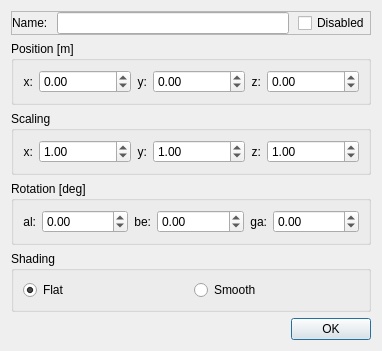
<?xml version="1.0" encoding="UTF-8"?>
<ui version="4.0">
 <class>meshProperties</class>
 <widget class="QDialog" name="meshProperties">
  <property name="geometry">
   <rect>
    <x>0</x>
    <y>0</y>
    <width>382</width>
    <height>302</height>
   </rect>
  </property>
  <property name="windowTitle">
   <string>Mesh Properties:</string>
  </property>
  <layout class="QVBoxLayout" name="verticalLayout">
   <item>
    <widget class="QFrame" name="fName">
     <property name="frameShape">
      <enum>QFrame::StyledPanel</enum>
     </property>
     <property name="frameShadow">
      <enum>QFrame::Raised</enum>
     </property>
     <layout class="QHBoxLayout" name="horizontalLayout_2">
      <property name="spacing">
       <number>9</number>
      </property>
      <property name="leftMargin">
       <number>0</number>
      </property>
      <property name="topMargin">
       <number>0</number>
      </property>
      <property name="rightMargin">
       <number>0</number>
      </property>
      <property name="bottomMargin">
       <number>0</number>
      </property>
      <item>
       <widget class="QLabel" name="name">
        <property name="sizePolicy">
         <sizepolicy hsizetype="Preferred" vsizetype="Preferred">
          <horstretch>0</horstretch>
          <verstretch>0</verstretch>
         </sizepolicy>
        </property>
        <property name="text">
         <string>Name:</string>
        </property>
       </widget>
      </item>
      <item>
       <widget class="QLineEdit" name="nameEdit">
        <property name="sizePolicy">
         <sizepolicy hsizetype="Expanding" vsizetype="Fixed">
          <horstretch>0</horstretch>
          <verstretch>0</verstretch>
         </sizepolicy>
        </property>
       </widget>
      </item>
      <item>
       <widget class="QCheckBox" name="cbDisabled">
        <property name="layoutDirection">
         <enum>Qt::LeftToRight</enum>
        </property>
        <property name="text">
         <string>Disabled</string>
        </property>
       </widget>
      </item>
     </layout>
    </widget>
   </item>
   <item>
    <widget class="QGroupBox" name="gbPos">
     <property name="title">
      <string>Position [m]</string>
     </property>
     <layout class="QGridLayout" name="gridLayout">
      <item row="0" column="0">
       <widget class="QLabel" name="xPos">
        <property name="sizePolicy">
         <sizepolicy hsizetype="Preferred" vsizetype="Preferred">
          <horstretch>0</horstretch>
          <verstretch>0</verstretch>
         </sizepolicy>
        </property>
        <property name="text">
         <string>x:</string>
        </property>
        <property name="alignment">
         <set>Qt::AlignRight|Qt::AlignTrailing|Qt::AlignVCenter</set>
        </property>
        <property name="buddy">
         <cstring>xP</cstring>
        </property>
       </widget>
      </item>
      <item row="0" column="1">
       <widget class="QDoubleSpinBox" name="xP">
        <property name="sizePolicy">
         <sizepolicy hsizetype="Minimum" vsizetype="Fixed">
          <horstretch>1</horstretch>
          <verstretch>0</verstretch>
         </sizepolicy>
        </property>
        <property name="minimum">
         <double>-100000000.000000000000000</double>
        </property>
        <property name="maximum">
         <double>100000000.000000000000000</double>
        </property>
       </widget>
      </item>
      <item row="0" column="2">
       <widget class="QLabel" name="yPos">
        <property name="text">
         <string>y:</string>
        </property>
        <property name="alignment">
         <set>Qt::AlignRight|Qt::AlignTrailing|Qt::AlignVCenter</set>
        </property>
        <property name="buddy">
         <cstring>yP</cstring>
        </property>
       </widget>
      </item>
      <item row="0" column="3">
       <widget class="QDoubleSpinBox" name="yP">
        <property name="sizePolicy">
         <sizepolicy hsizetype="Minimum" vsizetype="Fixed">
          <horstretch>1</horstretch>
          <verstretch>0</verstretch>
         </sizepolicy>
        </property>
        <property name="minimum">
         <double>-10000000.000000000000000</double>
        </property>
        <property name="maximum">
         <double>10000000.000000000000000</double>
        </property>
       </widget>
      </item>
      <item row="0" column="4">
       <widget class="QLabel" name="zPos">
        <property name="text">
         <string>z:</string>
        </property>
        <property name="alignment">
         <set>Qt::AlignRight|Qt::AlignTrailing|Qt::AlignVCenter</set>
        </property>
        <property name="buddy">
         <cstring>zP</cstring>
        </property>
       </widget>
      </item>
      <item row="0" column="5">
       <widget class="QDoubleSpinBox" name="zP">
        <property name="sizePolicy">
         <sizepolicy hsizetype="Minimum" vsizetype="Fixed">
          <horstretch>1</horstretch>
          <verstretch>0</verstretch>
         </sizepolicy>
        </property>
        <property name="minimum">
         <double>-10000000.000000000000000</double>
        </property>
        <property name="maximum">
         <double>10000000.000000000000000</double>
        </property>
       </widget>
      </item>
     </layout>
    </widget>
   </item>
   <item>
    <widget class="QGroupBox" name="gbScale">
     <property name="title">
      <string>Scaling</string>
     </property>
     <layout class="QGridLayout" name="gridLayout_2">
      <item row="0" column="0">
       <widget class="QLabel" name="xScale">
        <property name="text">
         <string>x:</string>
        </property>
        <property name="alignment">
         <set>Qt::AlignRight|Qt::AlignTrailing|Qt::AlignVCenter</set>
        </property>
        <property name="buddy">
         <cstring>xS</cstring>
        </property>
       </widget>
      </item>
      <item row="0" column="1">
       <widget class="QDoubleSpinBox" name="xS">
        <property name="sizePolicy">
         <sizepolicy hsizetype="Minimum" vsizetype="Fixed">
          <horstretch>1</horstretch>
          <verstretch>0</verstretch>
         </sizepolicy>
        </property>
        <property name="minimum">
         <double>-10000000.000000000000000</double>
        </property>
        <property name="maximum">
         <double>10000000.000000000000000</double>
        </property>
        <property name="singleStep">
         <double>0.100000000000000</double>
        </property>
        <property name="value">
         <double>1.000000000000000</double>
        </property>
       </widget>
      </item>
      <item row="0" column="2">
       <widget class="QLabel" name="yScale">
        <property name="text">
         <string>y:</string>
        </property>
        <property name="alignment">
         <set>Qt::AlignRight|Qt::AlignTrailing|Qt::AlignVCenter</set>
        </property>
        <property name="buddy">
         <cstring>yS</cstring>
        </property>
       </widget>
      </item>
      <item row="0" column="3">
       <widget class="QDoubleSpinBox" name="yS">
        <property name="sizePolicy">
         <sizepolicy hsizetype="Minimum" vsizetype="Fixed">
          <horstretch>1</horstretch>
          <verstretch>0</verstretch>
         </sizepolicy>
        </property>
        <property name="minimum">
         <double>-10000000.000000000000000</double>
        </property>
        <property name="maximum">
         <double>10000000.000000000000000</double>
        </property>
        <property name="singleStep">
         <double>0.100000000000000</double>
        </property>
        <property name="value">
         <double>1.000000000000000</double>
        </property>
       </widget>
      </item>
      <item row="0" column="4">
       <widget class="QLabel" name="zScale">
        <property name="text">
         <string>z:</string>
        </property>
        <property name="alignment">
         <set>Qt::AlignRight|Qt::AlignTrailing|Qt::AlignVCenter</set>
        </property>
        <property name="buddy">
         <cstring>zS</cstring>
        </property>
       </widget>
      </item>
      <item row="0" column="5">
       <widget class="QDoubleSpinBox" name="zS">
        <property name="sizePolicy">
         <sizepolicy hsizetype="Minimum" vsizetype="Fixed">
          <horstretch>1</horstretch>
          <verstretch>0</verstretch>
         </sizepolicy>
        </property>
        <property name="minimum">
         <double>-10000000.000000000000000</double>
        </property>
        <property name="maximum">
         <double>10000000.000000000000000</double>
        </property>
        <property name="singleStep">
         <double>0.100000000000000</double>
        </property>
        <property name="value">
         <double>1.000000000000000</double>
        </property>
       </widget>
      </item>
     </layout>
    </widget>
   </item>
   <item>
    <widget class="QGroupBox" name="gbRot">
     <property name="title">
      <string>Rotation [deg]</string>
     </property>
     <layout class="QGridLayout" name="gridLayout_3">
      <item row="0" column="0">
       <widget class="QLabel" name="alRot">
        <property name="text">
         <string>al:</string>
        </property>
        <property name="alignment">
         <set>Qt::AlignRight|Qt::AlignTrailing|Qt::AlignVCenter</set>
        </property>
        <property name="buddy">
         <cstring>al</cstring>
        </property>
       </widget>
      </item>
      <item row="0" column="1">
       <widget class="QDoubleSpinBox" name="al">
        <property name="sizePolicy">
         <sizepolicy hsizetype="Minimum" vsizetype="Fixed">
          <horstretch>1</horstretch>
          <verstretch>0</verstretch>
         </sizepolicy>
        </property>
        <property name="toolTip">
         <string>Rotation angle alpha arround the x-axis (roll)</string>
        </property>
        <property name="minimum">
         <double>-360.000000000000000</double>
        </property>
        <property name="maximum">
         <double>360.000000000000000</double>
        </property>
        <property name="singleStep">
         <double>1.000000000000000</double>
        </property>
        <property name="value">
         <double>0.000000000000000</double>
        </property>
       </widget>
      </item>
      <item row="0" column="2">
       <widget class="QLabel" name="beRot">
        <property name="text">
         <string>be:</string>
        </property>
        <property name="alignment">
         <set>Qt::AlignRight|Qt::AlignTrailing|Qt::AlignVCenter</set>
        </property>
        <property name="buddy">
         <cstring>be</cstring>
        </property>
       </widget>
      </item>
      <item row="0" column="3">
       <widget class="QDoubleSpinBox" name="be">
        <property name="sizePolicy">
         <sizepolicy hsizetype="Minimum" vsizetype="Fixed">
          <horstretch>1</horstretch>
          <verstretch>0</verstretch>
         </sizepolicy>
        </property>
        <property name="toolTip">
         <string>Rotation angle beta arround the y-axis (pitch)</string>
        </property>
        <property name="minimum">
         <double>-360.000000000000000</double>
        </property>
        <property name="maximum">
         <double>360.000000000000000</double>
        </property>
        <property name="singleStep">
         <double>1.000000000000000</double>
        </property>
        <property name="value">
         <double>0.000000000000000</double>
        </property>
       </widget>
      </item>
      <item row="0" column="4">
       <widget class="QLabel" name="gaRot">
        <property name="text">
         <string>ga:</string>
        </property>
        <property name="alignment">
         <set>Qt::AlignRight|Qt::AlignTrailing|Qt::AlignVCenter</set>
        </property>
        <property name="buddy">
         <cstring>ga</cstring>
        </property>
       </widget>
      </item>
      <item row="0" column="5">
       <widget class="QDoubleSpinBox" name="ga">
        <property name="sizePolicy">
         <sizepolicy hsizetype="Minimum" vsizetype="Fixed">
          <horstretch>1</horstretch>
          <verstretch>0</verstretch>
         </sizepolicy>
        </property>
        <property name="toolTip">
         <string>Rotation angle gamma arround the z-axis (yaw)</string>
        </property>
        <property name="minimum">
         <double>-360.000000000000000</double>
        </property>
        <property name="maximum">
         <double>360.000000000000000</double>
        </property>
        <property name="singleStep">
         <double>1.000000000000000</double>
        </property>
        <property name="value">
         <double>0.000000000000000</double>
        </property>
       </widget>
      </item>
     </layout>
    </widget>
   </item>
   <item>
    <widget class="QGroupBox" name="gbShading">
     <property name="title">
      <string>Shading</string>
     </property>
     <layout class="QHBoxLayout" name="horizontalLayout">
      <item>
       <widget class="QRadioButton" name="rbFlat">
        <property name="text">
         <string>Flat</string>
        </property>
        <property name="checked">
         <bool>true</bool>
        </property>
       </widget>
      </item>
      <item>
       <widget class="QRadioButton" name="rbSmooth">
        <property name="text">
         <string>Smooth</string>
        </property>
       </widget>
      </item>
     </layout>
    </widget>
   </item>
   <item>
    <widget class="QDialogButtonBox" name="buttonBox">
     <property name="orientation">
      <enum>Qt::Horizontal</enum>
     </property>
     <property name="standardButtons">
      <set>QDialogButtonBox::Ok</set>
     </property>
    </widget>
   </item>
  </layout>
 </widget>
 <resources/>
 <connections>
  <connection>
   <sender>buttonBox</sender>
   <signal>accepted()</signal>
   <receiver>meshProperties</receiver>
   <slot>accept()</slot>
   <hints>
    <hint type="sourcelabel">
     <x>248</x>
     <y>254</y>
    </hint>
    <hint type="destinationlabel">
     <x>157</x>
     <y>274</y>
    </hint>
   </hints>
  </connection>
  <connection>
   <sender>buttonBox</sender>
   <signal>rejected()</signal>
   <receiver>meshProperties</receiver>
   <slot>reject()</slot>
   <hints>
    <hint type="sourcelabel">
     <x>316</x>
     <y>260</y>
    </hint>
    <hint type="destinationlabel">
     <x>286</x>
     <y>274</y>
    </hint>
   </hints>
  </connection>
 </connections>
</ui>
